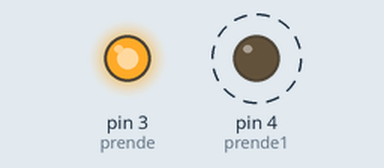
Recording of a sketch running on a simulated Arduino Uno, built with avr-gcc and run on an emulated ATmega328P. On the bench: output pins drawn as LEDs (lit = HIGH). Dashed ring = blinking.

Above: at 0.7 s.
Timing chart, 0 to 3.0 s (numbered marks = the images above):
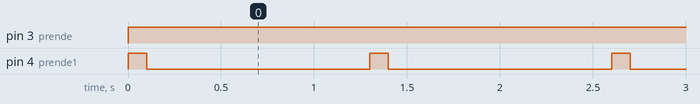

Measured:
- by itself, pin 3 (prende): LOW → HIGH at 0.00 s
- by itself, pin 4 (prende1): alternates HIGH for 0.10 s and LOW for 1.2 s

The sketch:

sketch_apr02c.ino
```cpp
int prende=3;//ENCENDIDO
int prende1=4;//APAGADO///corregido
void setup() {
  // put your setup code here, to run once:
 pinMode(prende,OUTPUT);
 digitalWrite(prende,LOW);
  pinMode(prende1,OUTPUT);
 digitalWrite(prende1,LOW);
}

void loop() {
  // put your main code here, to run repeatedly:
if(prende==3){
digitalWrite(prende,HIGH);

}
if(prende1==4){
  digitalWrite(prende1,HIGH);
  delay(100);//entre mas pequeño se el numero menos tiempo durara

  digitalWrite(prende1,LOW);
  delay(1200);//

}/////que la frecuencia que enviemos no se superior a 10 Ers
}
```
